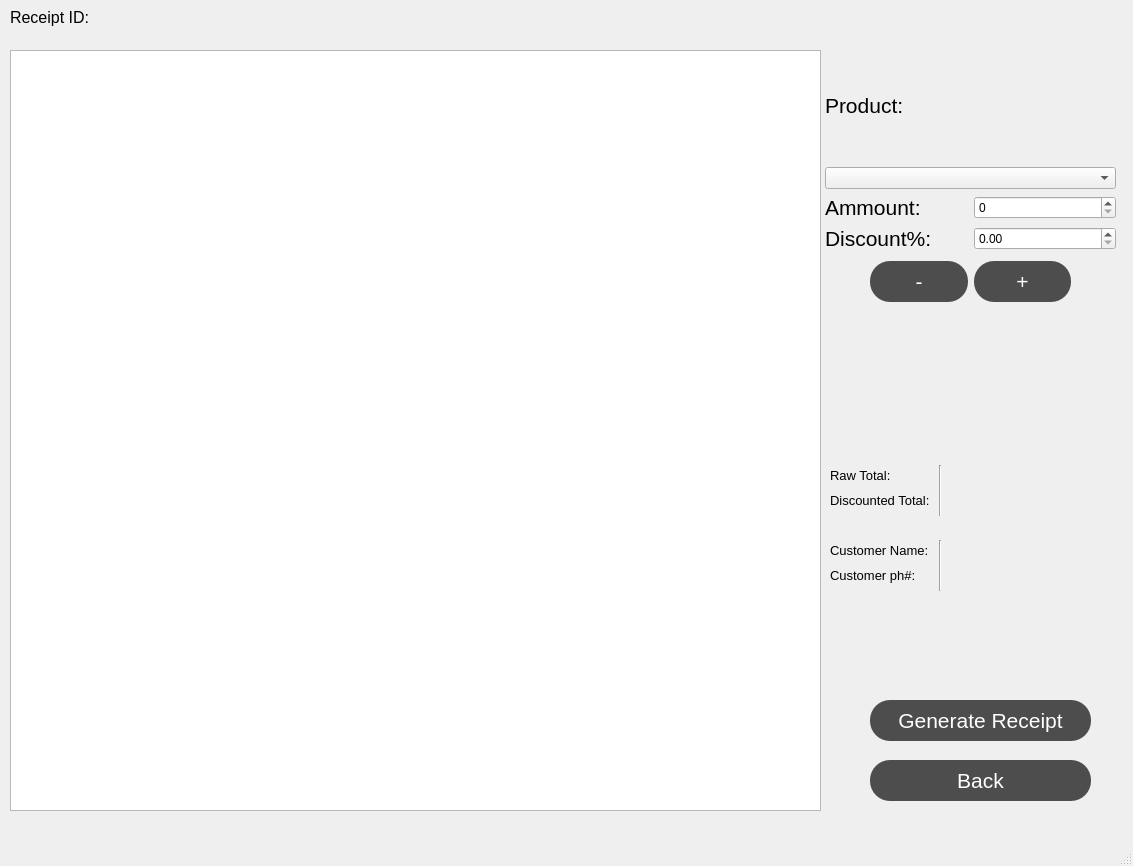
<?xml version="1.0" encoding="UTF-8"?>
<ui version="4.0">
 <class>ReciptWindow</class>
 <widget class="QMainWindow" name="ReciptWindow">
  <property name="geometry">
   <rect>
    <x>0</x>
    <y>0</y>
    <width>1133</width>
    <height>866</height>
   </rect>
  </property>
  <property name="windowTitle">
   <string>MainWindow</string>
  </property>
  <widget class="QWidget" name="centralwidget">
   <widget class="QTableView" name="customersTable">
    <property name="geometry">
     <rect>
      <x>10</x>
      <y>50</y>
      <width>811</width>
      <height>761</height>
     </rect>
    </property>
    <property name="styleSheet">
     <string notr="true">QTableWidget::item {
    background-color: #f0f0f0; /* Set the default background color for table items */
}

QTableWidget::item:nth-child(even) {
    background-color: #ffffff; /* Set the background color for even rows */
}

QTableWidget::item:hover {
    background-color: #c0c0c0; /* Set the background color for hovered items */
}</string>
    </property>
    <property name="alternatingRowColors">
     <bool>true</bool>
    </property>
   </widget>
   <widget class="QPushButton" name="backButton">
    <property name="geometry">
     <rect>
      <x>870</x>
      <y>760</y>
      <width>221</width>
      <height>41</height>
     </rect>
    </property>
    <property name="font">
     <font>
      <pointsize>16</pointsize>
     </font>
    </property>
    <property name="styleSheet">
     <string notr="true">QPushButton {
    background-color: #4d4d4d;
    color: #ffffff;
    padding: 8px 16px;
    border-radius: 20px;
    box-shadow: 2px 2px 4px rgba(0, 0, 0, 0.4);
}

QPushButton:hover {
    background-color: #595959;
}

QPushButton:pressed {
    background-color: #3d3d3d;
}</string>
    </property>
    <property name="text">
     <string>Back</string>
    </property>
   </widget>
   <widget class="QWidget" name="layoutWidget">
    <property name="geometry">
     <rect>
      <x>820</x>
      <y>50</y>
      <width>301</width>
      <height>201</height>
     </rect>
    </property>
    <layout class="QVBoxLayout" name="verticalLayout">
     <property name="spacing">
      <number>6</number>
     </property>
     <property name="leftMargin">
      <number>5</number>
     </property>
     <property name="rightMargin">
      <number>5</number>
     </property>
     <item>
      <layout class="QVBoxLayout" name="verticalLayout_2">
       <property name="spacing">
        <number>6</number>
       </property>
       <property name="leftMargin">
        <number>0</number>
       </property>
       <property name="topMargin">
        <number>0</number>
       </property>
       <item>
        <widget class="QLabel" name="label_4">
         <property name="font">
          <font>
           <pointsize>16</pointsize>
          </font>
         </property>
         <property name="text">
          <string>Product:</string>
         </property>
        </widget>
       </item>
       <item>
        <widget class="QComboBox" name="product"/>
       </item>
      </layout>
     </item>
     <item>
      <layout class="QHBoxLayout" name="horizontalLayout">
       <item>
        <widget class="QLabel" name="label_2">
         <property name="font">
          <font>
           <pointsize>16</pointsize>
          </font>
         </property>
         <property name="text">
          <string>Ammount:</string>
         </property>
        </widget>
       </item>
       <item>
        <widget class="QSpinBox" name="spinBox"/>
       </item>
      </layout>
     </item>
     <item>
      <layout class="QHBoxLayout" name="horizontalLayout_2">
       <item>
        <widget class="QLabel" name="label_3">
         <property name="font">
          <font>
           <pointsize>16</pointsize>
          </font>
         </property>
         <property name="text">
          <string>Discount%:</string>
         </property>
        </widget>
       </item>
       <item>
        <widget class="QDoubleSpinBox" name="doubleSpinBox"/>
       </item>
      </layout>
     </item>
    </layout>
   </widget>
   <widget class="QPushButton" name="generateReceipt">
    <property name="geometry">
     <rect>
      <x>870</x>
      <y>700</y>
      <width>221</width>
      <height>41</height>
     </rect>
    </property>
    <property name="font">
     <font>
      <pointsize>16</pointsize>
     </font>
    </property>
    <property name="styleSheet">
     <string notr="true">QPushButton {
    background-color: #4d4d4d;
    color: #ffffff;
    padding: 8px 16px;
    border-radius: 20px;
    box-shadow: 2px 2px 4px rgba(0, 0, 0, 0.4);
}

QPushButton:hover {
    background-color: #595959;
}

QPushButton:pressed {
    background-color: #3d3d3d;
}</string>
    </property>
    <property name="text">
     <string>Generate Receipt</string>
    </property>
   </widget>
   <widget class="QLabel" name="customeLabel">
    <property name="geometry">
     <rect>
      <x>10</x>
      <y>0</y>
      <width>81</width>
      <height>34</height>
     </rect>
    </property>
    <property name="font">
     <font>
      <pointsize>12</pointsize>
     </font>
    </property>
    <property name="text">
     <string>Receipt ID: </string>
    </property>
   </widget>
   <widget class="QLabel" name="receipt_id">
    <property name="geometry">
     <rect>
      <x>100</x>
      <y>0</y>
      <width>721</width>
      <height>34</height>
     </rect>
    </property>
    <property name="font">
     <font>
      <pointsize>12</pointsize>
     </font>
    </property>
    <property name="text">
     <string/>
    </property>
   </widget>
   <widget class="QLabel" name="label">
    <property name="geometry">
     <rect>
      <x>830</x>
      <y>540</y>
      <width>101</width>
      <height>20</height>
     </rect>
    </property>
    <property name="font">
     <font>
      <pointsize>10</pointsize>
     </font>
    </property>
    <property name="text">
     <string>Customer Name:</string>
    </property>
   </widget>
   <widget class="Line" name="line">
    <property name="geometry">
     <rect>
      <x>930</x>
      <y>540</y>
      <width>20</width>
      <height>51</height>
     </rect>
    </property>
    <property name="orientation">
     <enum>Qt::Vertical</enum>
    </property>
   </widget>
   <widget class="QLabel" name="label_5">
    <property name="geometry">
     <rect>
      <x>830</x>
      <y>565</y>
      <width>101</width>
      <height>20</height>
     </rect>
    </property>
    <property name="font">
     <font>
      <pointsize>10</pointsize>
     </font>
    </property>
    <property name="text">
     <string>Customer ph#:</string>
    </property>
   </widget>
   <widget class="QLabel" name="label_6">
    <property name="geometry">
     <rect>
      <x>960</x>
      <y>540</y>
      <width>161</width>
      <height>20</height>
     </rect>
    </property>
    <property name="font">
     <font>
      <pointsize>10</pointsize>
     </font>
    </property>
    <property name="text">
     <string/>
    </property>
    <property name="wordWrap">
     <bool>true</bool>
    </property>
   </widget>
   <widget class="QLabel" name="customerPh">
    <property name="geometry">
     <rect>
      <x>960</x>
      <y>565</y>
      <width>161</width>
      <height>20</height>
     </rect>
    </property>
    <property name="font">
     <font>
      <pointsize>10</pointsize>
     </font>
    </property>
    <property name="text">
     <string/>
    </property>
    <property name="wordWrap">
     <bool>true</bool>
    </property>
   </widget>
   <widget class="QLabel" name="label_7">
    <property name="geometry">
     <rect>
      <x>830</x>
      <y>490</y>
      <width>101</width>
      <height>20</height>
     </rect>
    </property>
    <property name="font">
     <font>
      <pointsize>10</pointsize>
     </font>
    </property>
    <property name="text">
     <string>Discounted Total:</string>
    </property>
   </widget>
   <widget class="Line" name="line_2">
    <property name="geometry">
     <rect>
      <x>930</x>
      <y>465</y>
      <width>20</width>
      <height>51</height>
     </rect>
    </property>
    <property name="orientation">
     <enum>Qt::Vertical</enum>
    </property>
   </widget>
   <widget class="QLabel" name="rawTotal">
    <property name="geometry">
     <rect>
      <x>960</x>
      <y>465</y>
      <width>161</width>
      <height>20</height>
     </rect>
    </property>
    <property name="font">
     <font>
      <pointsize>10</pointsize>
     </font>
    </property>
    <property name="text">
     <string/>
    </property>
    <property name="wordWrap">
     <bool>true</bool>
    </property>
   </widget>
   <widget class="QLabel" name="label_9">
    <property name="geometry">
     <rect>
      <x>830</x>
      <y>465</y>
      <width>101</width>
      <height>20</height>
     </rect>
    </property>
    <property name="font">
     <font>
      <pointsize>10</pointsize>
     </font>
    </property>
    <property name="text">
     <string>Raw Total:</string>
    </property>
   </widget>
   <widget class="QLabel" name="discountedTotal">
    <property name="geometry">
     <rect>
      <x>960</x>
      <y>490</y>
      <width>161</width>
      <height>20</height>
     </rect>
    </property>
    <property name="font">
     <font>
      <pointsize>10</pointsize>
     </font>
    </property>
    <property name="text">
     <string/>
    </property>
    <property name="wordWrap">
     <bool>true</bool>
    </property>
   </widget>
   <widget class="QWidget" name="">
    <property name="geometry">
     <rect>
      <x>820</x>
      <y>260</y>
      <width>301</width>
      <height>43</height>
     </rect>
    </property>
    <layout class="QHBoxLayout" name="horizontalLayout_3">
     <property name="leftMargin">
      <number>50</number>
     </property>
     <property name="rightMargin">
      <number>50</number>
     </property>
     <item>
      <widget class="QPushButton" name="addButton_2">
       <property name="font">
        <font>
         <pointsize>16</pointsize>
        </font>
       </property>
       <property name="styleSheet">
        <string notr="true">QPushButton {
    background-color: #4d4d4d;
    color: #ffffff;
    padding: 8px 16px;
    border-radius: 20px;
    box-shadow: 2px 2px 4px rgba(0, 0, 0, 0.4);
}

QPushButton:hover {
    background-color: #595959;
}

QPushButton:pressed {
    background-color: #3d3d3d;
}</string>
       </property>
       <property name="text">
        <string>-</string>
       </property>
      </widget>
     </item>
     <item>
      <widget class="QPushButton" name="addButton">
       <property name="font">
        <font>
         <pointsize>16</pointsize>
        </font>
       </property>
       <property name="styleSheet">
        <string notr="true">QPushButton {
    background-color: #4d4d4d;
    color: #ffffff;
    padding: 8px 16px;
    border-radius: 20px;
    box-shadow: 2px 2px 4px rgba(0, 0, 0, 0.4);
}

QPushButton:hover {
    background-color: #595959;
}

QPushButton:pressed {
    background-color: #3d3d3d;
}</string>
       </property>
       <property name="text">
        <string>+</string>
       </property>
      </widget>
     </item>
    </layout>
   </widget>
  </widget>
  <widget class="QMenuBar" name="menubar">
   <property name="geometry">
    <rect>
     <x>0</x>
     <y>0</y>
     <width>1133</width>
     <height>21</height>
    </rect>
   </property>
  </widget>
  <widget class="QStatusBar" name="statusbar"/>
 </widget>
 <resources/>
 <connections/>
</ui>
